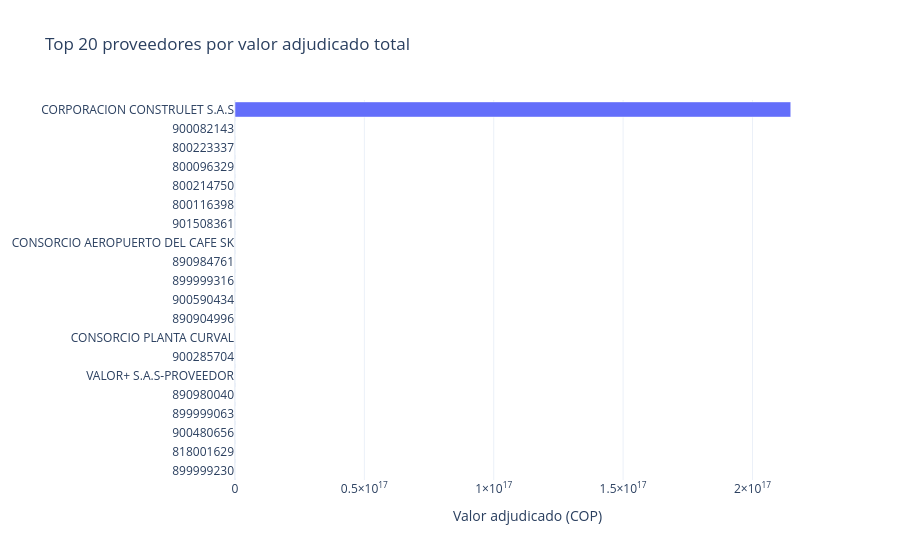

The notebook cell this image was saved under:
### Markdown cell above
## 3.1 Concentracion general de proveedores (HHI + Pareto 80/20)

### Code cell
mercado = (
    df_mercado.groupby("proveedor_id")["valor_total_adjudicacion"].sum()
    .sort_values(ascending=False).reset_index()
)
mercado["participacion"] = mercado["valor_total_adjudicacion"] / mercado["valor_total_adjudicacion"].sum()
mercado["participacion_acum"] = mercado["participacion"].cumsum()

hhi_general = hhi(mercado["participacion"])
n_80pct = (mercado["participacion_acum"] <= 0.80).sum() + 1

print(f"HHI general: {hhi_general:,.1f}  "
      f"({'baja' if hhi_general < 1500 else 'moderada' if hhi_general < 2500 else 'alta'} concentracion)")
print(f"Proveedores que concentran el 80% del valor: {n_80pct:,} de {len(mercado):,} "
      f"({n_80pct / len(mercado):.1%})")

grafica_barras_h(mercado.head(20), "proveedor_id", "valor_total_adjudicacion",
                  "Top 20 proveedores por valor adjudicado total", "Valor adjudicado (COP)")

### Figure 1 — Plotly figure (JSON) as saved in the notebook; plotly's stock layout.template omitted (floating-point values rounded to 4 significant figures)
{"data": [{"orientation": "h", "type": "bar", "x": [292137122295, 322709746890, 336614360224, 344769928174, 374705724786, 380666802003, 391743969725, 410758596204, 442901464714, 465912019047, 502326602956, 586464020823, 634275135745, 725367513558, 823463605046, 829071782294, 1002979246316, 1831659864317, 4205027751839, 214790230679212220], "y": ["899999230", "818001629", "900480656", "899999063", "890980040", "VALOR+ S.A.S-PROVEEDOR", "900285704", "CONSORCIO PLANTA CURVAL", "890904996", "900590434", "899999316", "890984761", "CONSORCIO AEROPUERTO DEL CAFE SK", "901508361", "800116398", "800214750", "800096329", "800223337", "900082143", "CORPORACION CONSTRULET S.A.S"]}], "layout": {"height": 560, "title": {"text": "Top 20 proveedores por valor adjudicado total"}, "xaxis": {"title": {"text": "Valor adjudicado (COP)"}}}}
